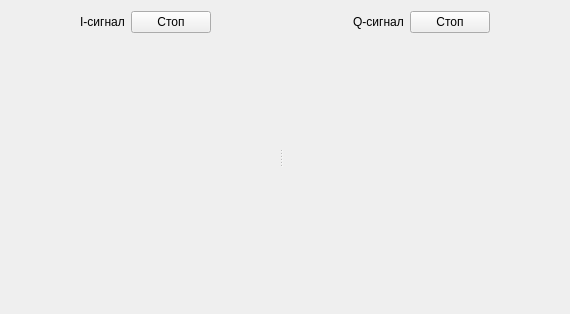
<?xml version="1.0" encoding="UTF-8"?>
<ui version="4.0">
 <class>FrameIQ</class>
 <widget class="QFrame" name="FrameIQ">
  <property name="geometry">
   <rect>
    <x>0</x>
    <y>0</y>
    <width>570</width>
    <height>314</height>
   </rect>
  </property>
  <property name="windowTitle">
   <string>Frame</string>
  </property>
  <layout class="QGridLayout" name="gridLayout">
   <item row="0" column="0">
    <widget class="QSplitter" name="splitter">
     <property name="orientation">
      <enum>Qt::Horizontal</enum>
     </property>
     <widget class="QWidget" name="verticalLayoutWidget">
      <layout class="QVBoxLayout" name="verticalLayout">
       <property name="sizeConstraint">
        <enum>QLayout::SetMaximumSize</enum>
       </property>
       <item>
        <layout class="QHBoxLayout" name="horizontalLayout">
         <item>
          <spacer name="horizontalSpacer">
           <property name="orientation">
            <enum>Qt::Horizontal</enum>
           </property>
           <property name="sizeHint" stdset="0">
            <size>
             <width>40</width>
             <height>20</height>
            </size>
           </property>
          </spacer>
         </item>
         <item>
          <widget class="QLabel" name="labelI">
           <property name="maximumSize">
            <size>
             <width>16777215</width>
             <height>27</height>
            </size>
           </property>
           <property name="text">
            <string>I-сигнал</string>
           </property>
           <property name="alignment">
            <set>Qt::AlignCenter</set>
           </property>
          </widget>
         </item>
         <item>
          <widget class="QPushButton" name="buttonStopI">
           <property name="text">
            <string>Стоп</string>
           </property>
          </widget>
         </item>
         <item>
          <spacer name="horizontalSpacer_2">
           <property name="orientation">
            <enum>Qt::Horizontal</enum>
           </property>
           <property name="sizeHint" stdset="0">
            <size>
             <width>40</width>
             <height>20</height>
            </size>
           </property>
          </spacer>
         </item>
        </layout>
       </item>
       <item>
        <widget class="QCustomPlot" name="plotterI" native="true"/>
       </item>
      </layout>
     </widget>
     <widget class="QWidget" name="verticalLayoutWidget_2">
      <layout class="QVBoxLayout" name="verticalLayout_2">
       <property name="sizeConstraint">
        <enum>QLayout::SetMaximumSize</enum>
       </property>
       <item>
        <layout class="QHBoxLayout" name="horizontalLayout_2">
         <item>
          <spacer name="horizontalSpacer_3">
           <property name="orientation">
            <enum>Qt::Horizontal</enum>
           </property>
           <property name="sizeHint" stdset="0">
            <size>
             <width>40</width>
             <height>20</height>
            </size>
           </property>
          </spacer>
         </item>
         <item>
          <widget class="QLabel" name="label_2">
           <property name="maximumSize">
            <size>
             <width>16777215</width>
             <height>27</height>
            </size>
           </property>
           <property name="text">
            <string>Q-сигнал</string>
           </property>
           <property name="alignment">
            <set>Qt::AlignCenter</set>
           </property>
          </widget>
         </item>
         <item>
          <widget class="QPushButton" name="buttonStopQ">
           <property name="text">
            <string>Стоп</string>
           </property>
          </widget>
         </item>
         <item>
          <spacer name="horizontalSpacer_4">
           <property name="orientation">
            <enum>Qt::Horizontal</enum>
           </property>
           <property name="sizeHint" stdset="0">
            <size>
             <width>40</width>
             <height>20</height>
            </size>
           </property>
          </spacer>
         </item>
        </layout>
       </item>
       <item>
        <widget class="QCustomPlot" name="plotterQ" native="true"/>
       </item>
      </layout>
     </widget>
    </widget>
   </item>
  </layout>
 </widget>
 <customwidgets>
  <customwidget>
   <class>QCustomPlot</class>
   <extends>QWidget</extends>
   <header location="global">qcustomplot/qcustomplot.h</header>
   <container>1</container>
  </customwidget>
 </customwidgets>
 <resources/>
 <connections/>
</ui>
